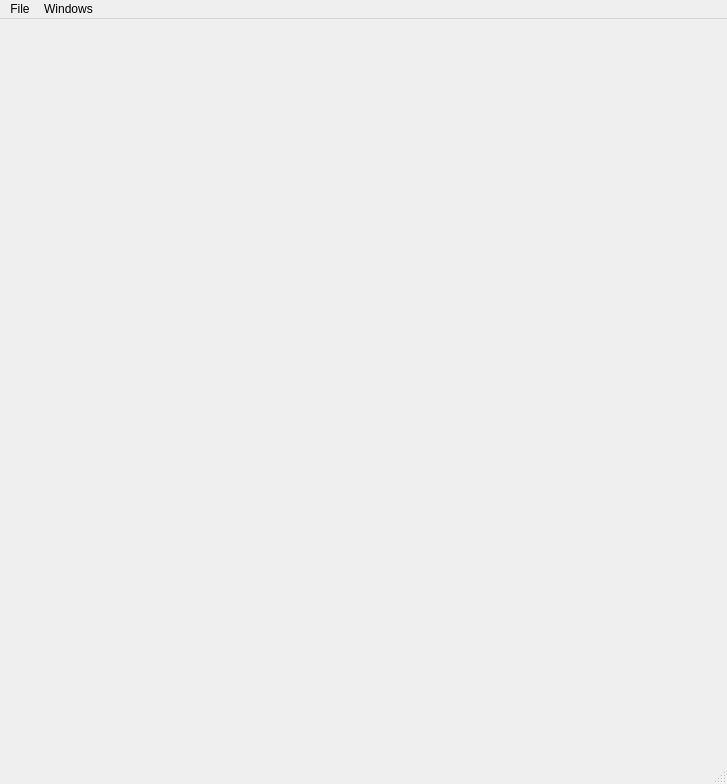
<?xml version="1.0" encoding="UTF-8"?>
<ui version="4.0">
 <class>MainWindow</class>
 <widget class="QMainWindow" name="MainWindow">
  <property name="geometry">
   <rect>
    <x>0</x>
    <y>0</y>
    <width>727</width>
    <height>784</height>
   </rect>
  </property>
  <property name="windowTitle">
   <string>SplineView</string>
  </property>
  <widget class="QWidget" name="centralwidget">
   <layout class="QVBoxLayout" name="verticalLayout">
    <property name="leftMargin">
     <number>0</number>
    </property>
    <property name="topMargin">
     <number>0</number>
    </property>
    <property name="rightMargin">
     <number>0</number>
    </property>
    <property name="bottomMargin">
     <number>0</number>
    </property>
   </layout>
  </widget>
  <widget class="QMenuBar" name="menubar">
   <property name="geometry">
    <rect>
     <x>0</x>
     <y>0</y>
     <width>727</width>
     <height>24</height>
    </rect>
   </property>
   <widget class="QMenu" name="menuWindows">
    <property name="title">
     <string>Windows</string>
    </property>
    <addaction name="actionBasis_View"/>
    <addaction name="actionBasis_Edit"/>
    <addaction name="actionKnot_Edit"/>
    <addaction name="actionSpline_Parameters"/>
    <addaction name="actionCurvature_View"/>
    <addaction name="separator"/>
    <addaction name="actionReset"/>
   </widget>
   <widget class="QMenu" name="menuFile">
    <property name="title">
     <string>File</string>
    </property>
    <addaction name="actionExit"/>
   </widget>
   <addaction name="menuFile"/>
   <addaction name="menuWindows"/>
  </widget>
  <widget class="QStatusBar" name="statusbar"/>
  <action name="actionBasis_View">
   <property name="checkable">
    <bool>true</bool>
   </property>
   <property name="checked">
    <bool>true</bool>
   </property>
   <property name="text">
    <string>Basis View</string>
   </property>
  </action>
  <action name="actionBasis_Edit">
   <property name="checkable">
    <bool>true</bool>
   </property>
   <property name="checked">
    <bool>true</bool>
   </property>
   <property name="text">
    <string>Basis Edit</string>
   </property>
  </action>
  <action name="actionKnot_Edit">
   <property name="checkable">
    <bool>true</bool>
   </property>
   <property name="checked">
    <bool>true</bool>
   </property>
   <property name="text">
    <string>Knot Edit</string>
   </property>
  </action>
  <action name="actionCurvature_View">
   <property name="checkable">
    <bool>true</bool>
   </property>
   <property name="checked">
    <bool>false</bool>
   </property>
   <property name="text">
    <string>Curvature View</string>
   </property>
  </action>
  <action name="actionSpline_Parameters">
   <property name="checkable">
    <bool>true</bool>
   </property>
   <property name="checked">
    <bool>false</bool>
   </property>
   <property name="text">
    <string>Spline Parameters</string>
   </property>
  </action>
  <action name="actionReset">
   <property name="text">
    <string>Reset</string>
   </property>
  </action>
  <action name="actionExit">
   <property name="text">
    <string>Exit</string>
   </property>
  </action>
 </widget>
 <resources/>
 <connections>
  <connection>
   <sender>actionBasis_Edit</sender>
   <signal>toggled(bool)</signal>
   <receiver>MainWindow</receiver>
   <slot>basisEditToggle(bool)</slot>
   <hints>
    <hint type="sourcelabel">
     <x>-1</x>
     <y>-1</y>
    </hint>
    <hint type="destinationlabel">
     <x>363</x>
     <y>391</y>
    </hint>
   </hints>
  </connection>
  <connection>
   <sender>actionBasis_View</sender>
   <signal>toggled(bool)</signal>
   <receiver>MainWindow</receiver>
   <slot>basisViewToggle(bool)</slot>
   <hints>
    <hint type="sourcelabel">
     <x>-1</x>
     <y>-1</y>
    </hint>
    <hint type="destinationlabel">
     <x>363</x>
     <y>391</y>
    </hint>
   </hints>
  </connection>
  <connection>
   <sender>actionKnot_Edit</sender>
   <signal>toggled(bool)</signal>
   <receiver>MainWindow</receiver>
   <slot>knotEditToggle(bool)</slot>
   <hints>
    <hint type="sourcelabel">
     <x>-1</x>
     <y>-1</y>
    </hint>
    <hint type="destinationlabel">
     <x>363</x>
     <y>391</y>
    </hint>
   </hints>
  </connection>
  <connection>
   <sender>actionCurvature_View</sender>
   <signal>toggled(bool)</signal>
   <receiver>MainWindow</receiver>
   <slot>curvatureViewToggle(bool)</slot>
   <hints>
    <hint type="sourcelabel">
     <x>-1</x>
     <y>-1</y>
    </hint>
    <hint type="destinationlabel">
     <x>363</x>
     <y>391</y>
    </hint>
   </hints>
  </connection>
  <connection>
   <sender>actionSpline_Parameters</sender>
   <signal>toggled(bool)</signal>
   <receiver>MainWindow</receiver>
   <slot>splineParamToggle(bool)</slot>
   <hints>
    <hint type="sourcelabel">
     <x>-1</x>
     <y>-1</y>
    </hint>
    <hint type="destinationlabel">
     <x>363</x>
     <y>391</y>
    </hint>
   </hints>
  </connection>
 </connections>
 <slots>
  <signal>basisSelected(int)</signal>
  <signal>spanSelected(int)</signal>
  <slot>basisChanged(int)</slot>
  <slot>spanChanged(int)</slot>
  <slot>basisEditToggle(bool)</slot>
  <slot>basisViewToggle(bool)</slot>
  <slot>knotEditToggle(bool)</slot>
  <slot>curvatureViewToggle(bool)</slot>
  <slot>splineParamToggle(bool)</slot>
 </slots>
</ui>
